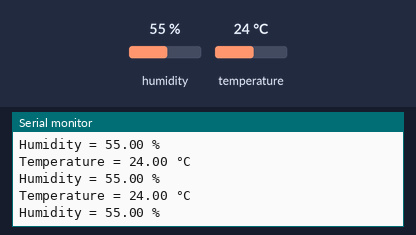
A sketch run on a simulated Arduino Uno, built with avr-gcc and run on an emulated ATmega328P. Shown: the last lines printed to the serial monitor. The inputs (shaded band) are chosen by the test bench; at power-on: humidity 55 %, temperature 24 °C.

Above: at 2.8 s.
2.9 s: humidity set to 22 %
At 5.5 s:
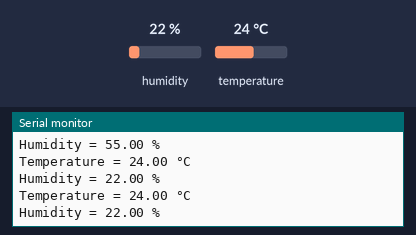
5.6 s: temperature set to 12 °C
At 6.9 s:
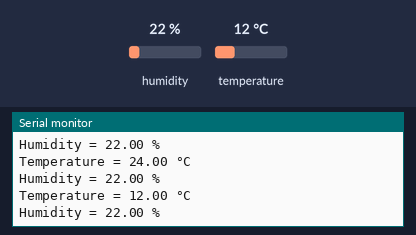
8.3 s: humidity set to 40 %
At 11.7 s:
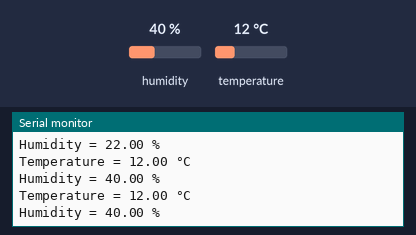
Timing chart, 0 to 13.2 s (numbered marks = the images above; inputs shaded):
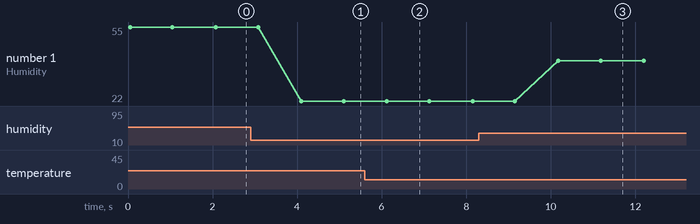

Measured:
- after the input at 2.9 s, the serial monitor: prints a new line after 1.2 s (image 1)
- after the input at 5.6 s, the serial monitor: prints a new line after 0.50 s (image 2)
- after the input at 8.3 s, the serial monitor: prints a new line after 1.9 s (image 3)
- plotted number 1: 55 → 22 after the input at 2.9 s, 22 → 40 after the input at 8.3 s

The sketch:

dht.ino
```cpp
#include <DHT.h>

#define DHT11_PIN 7     // Define the pin where the DHT11 is connected
#define DHTTYPE DHT11   // Define the type of DHT sensor you're using (DHT11 or DHT22)

DHT dht(DHT11_PIN, DHTTYPE);

void setup() {
  Serial.begin(9600);
  dht.begin();
}

void loop() {
  float temperature = dht.readTemperature();
  float humidity = dht.readHumidity();

  if (isnan(temperature) || isnan(humidity)) {
    Serial.println("Failed to read from DHT sensor!");
    return;
  }

  Serial.print("Temperature = ");
  Serial.print(temperature);
  Serial.println(" °C");

  Serial.print("Humidity = ");
  Serial.print(humidity);
  Serial.println(" %");

  delay(1000);  // Wait a second between readings
}
```
